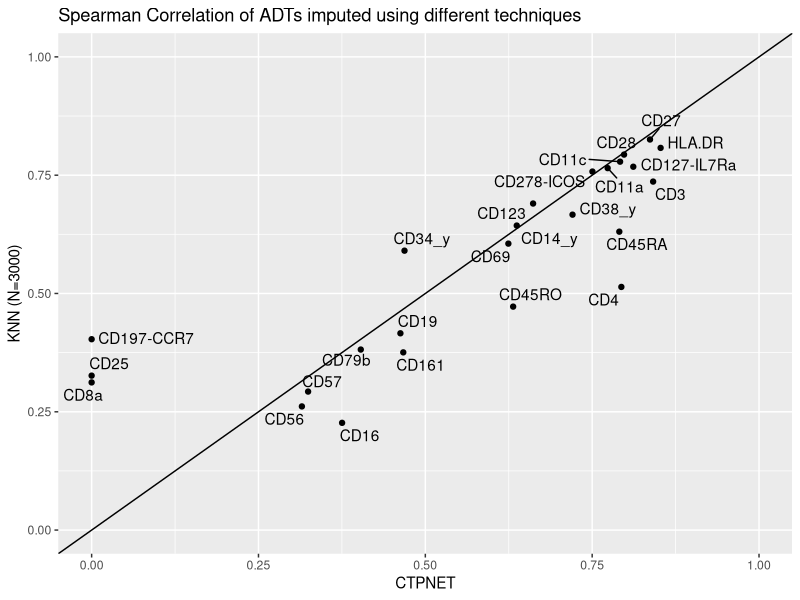

This figure's R source:
library(tidyverse)
library(ggrepel)

scores <- read_csv("bmnc_spearman_testset.csv")

scores %>%
  select("ADT", "smote500_3k", "XGBOOST", "CTPNET") %>%
  ggplot(aes(x=CTPNET, y=smote500_3k, label=ADT))+
  geom_point()+
  geom_text_repel(max.overlaps = 20)+
  xlim(0,1)+
  ylim(0,1)+
  geom_abline(slope=1)+
  labs(y = "KNN (N=3000)", 
       title = "Spearman Correlation of ADTs imputed using different techniques")
